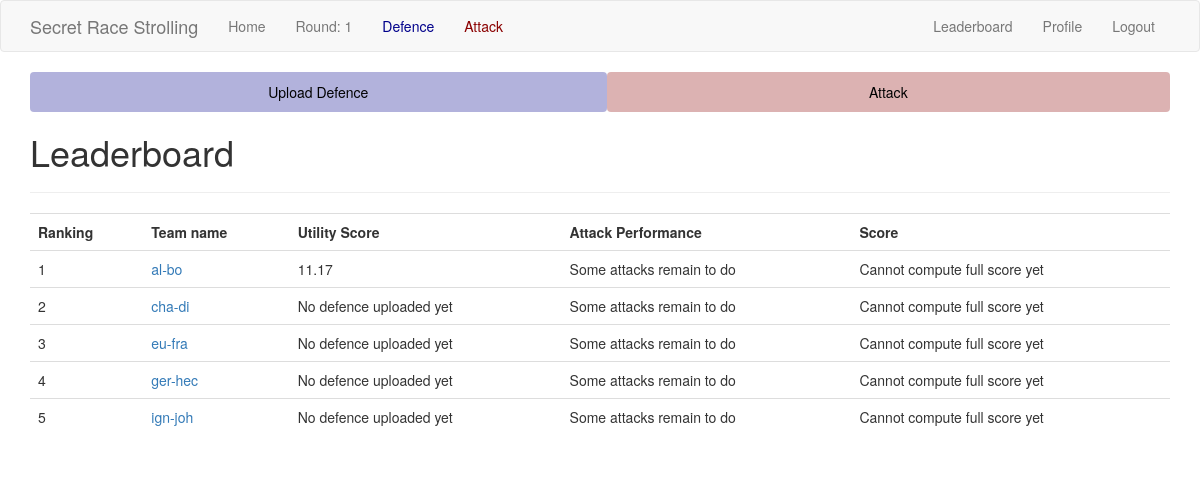
Page /leaderboard/ (signed in) on the committed database.
### app/models.py (models this page shows, shortened)
class Team(db.Model):
    id = db.Column(db.Integer, primary_key=True)
    team_name = db.Column(db.String(64), index=True, unique=True)
    member1_id = db.Column(db.Integer, db.ForeignKey("user.id"), unique=True)
    member2_id = db.Column(db.Integer, db.ForeignKey("user.id"), unique=True)
    defences = db.relationship(
        "Defence",
        backref="defender_team",
        foreign_keys="Defence.defender_team_id",
        lazy="dynamic",
    )
    defence_matches = db.relationship(
        "Match",
        backref="defender_team",
        foreign_keys="Match.defender_team_id",
        lazy="dynamic",
    )
    attack_matches = db.relationship(
        "Match",
        backref="attacker_team",
        foreign_keys="Match.attacker_team_id",
        lazy="dynamic",
    )
    def attacks(self) -> Query:
        self_attacks = (
            db.session.query(Match.id)
            .filter(Match.attacker_team_id == self.id)
            .subquery()
        )
        return db.session.query(Attack).join(
            self_attacks, self_attacks.c.id == Attack.match_id
        )
    def utility_score(self, round) -> Union[float, str]:
        defence = (
            self.defences.filter(Defence.round == round)
            .order_by(Defence.timestamp.desc())
            .first()
        )
        return (
            log10(defence.utility.aggregated_score())
            if defence is not None
            else "No defence uploaded yet"
        )
    def attack_performance(self, round) -> Union[float, str]:
        atk_matches_in_round = self.attack_matches.filter(
            Match.round == round
        ).subquery()
        self_atk_subq = (
            self.attacks()
            .join(atk_matches_in_round, Attack.match_id == atk_matches_in_round.c.id)
            .subquery()
        )
        self_most_recent_atks_rows = (
            db.session.query(self_atk_subq, func.max(self_atk_subq.c.timestamp))
            .group_by(self_atk_subq.c.match_id)
            .subquery()
        )
        self_most_recent_atks = (
            db.session.query(Attack)
            .join(
                self_most_recent_atks_rows, Attack.id == self_most_recent_atks_rows.c.id
            )
            .all()
        )
        return (
            100
            * sum(
                [attack.results.aggregated_result() for attack in self_most_recent_atks]
            )
            if len(self_most_recent_atks) == Match.nb_matches_in_round(round, self.id)
            else "Some attacks remain to do"
        )
    def total_score(self, round) -> Union[float, str]:
        atk_perf = self.attack_performance(round)
        util_score = self.utility_score(round)
        if isinstance(atk_perf, float) and isinstance(util_score, float):
            return atk_perf / util_score
        else:
            return "Cannot compute full score yet"

### app/routes.py (the view)
@app.route("/leaderboard/", methods=["GET"])
@login_required
def leaderboard():
    teams = Team.query.all()
    team_items = [
        {
            "team_name": team.team_name,
            "utility_score": team.utility_score(app.config["ROUND"]),
            "attack_peformance": team.attack_performance(app.config["ROUND"]),
            "score": team.total_score(app.config["ROUND"]),
        }
        for team in teams
    ]
    team_items = sorted(
        team_items,
        key=lambda x: x["score"] if isinstance(x["score"], float) else -1.0,
        reverse=True,
    )
    for rank, team_item in enumerate(team_items):
        team_item["ranking"] = rank + 1
        for key, val in team_item.items():
            if isinstance(val, float):
                team_item[key] = "{:,.2f}".format(val)
    return render_template("leaderboard.html", team_items=team_items)

### app/models.py (called while the page is built)
@login.user_loader
def load_user(id: int) -> User:
    return User.query.get(int(id))

    def aggregated_score(self) -> float:
        return abs(self.med_in_volume) * self.med_out_volume * self.med_time

    @staticmethod
    def nb_matches_in_round(round: int, attacker_team_id: int) -> int:
        return (
            db.session.query(Match)
            .filter(
                and_(Match.round == round, Match.attacker_team_id == attacker_team_id)
            )
            .count()
        )

### app/templates/leaderboard.html
{% extends "base.html" %}
{% block app_content %}
<h1>
    Leaderboard
</h1>
<hr>
<table class="table table-hover">
    <tr>
        <th>Ranking</th>
        <th>Team name</th>
        <th>Utility Score</th>
        <th>Attack Performance</th>
        <th>Score</th>
    </tr>
    {% for item in team_items %}
    <tr>
        <td>
            {{ item.ranking }}
        </td>
        <td>
            <a href="{{ url_for('team', team_name=item.team_name) }}">
                {{ item.team_name }}</a>
        </td>
        <td>
            {{ item.utility_score }}
        </td>
        <td>
            {{ item.attack_peformance }}
        </td>
        <td>
            {{ item.score }}
        </td>
    </tr>
    {% endfor %}
</table>
{% endblock %}

### app/templates/base.html (shortened to what this page needs)
{% extends 'bootstrap/base.html' %}
{% block navbar %}
<nav class="navbar navbar-default">
  <div class="container">
    <div class="navbar-header">
      <a
        class="navbar-brand"
        href="{{ url_for('index') }}"
      >Secret Race Strolling</a>
    </div>
    <div
      class="collapse navbar-collapse"
      id="bs-example-navbar-collapse-1"
    >
      <ul class="nav navbar-nav">
        <li><a href="{{ url_for('index') }}">Home</a></li>
        <li><a>Round: {{ config["ROUND"] }}</a></li>
        {% if config["DEFENCE_PHASE"] %}
        <li><a style="color:darkblue">Defence</a></li>
        {% endif %}
        {% if config["ATTACK_PHASE"] %}
        <li><a style="color:darkred">Attack</a></li>
        {% endif %}
      </ul>
      <ul class="nav navbar-nav navbar-right">
        {% if current_user.is_anonymous %}
        <li><a href="{{ url_for('login') }}">Login</a></li>
        {% else %}
        <li><a href="{{ url_for('leaderboard') }}">Leaderboard</a></li>
        <li><a href="{{ url_for('user', username=current_user.username) }}">Profile</a></li>
        <li><a href="{{ url_for('logout') }}">Logout</a></li>
        {% endif %}
      </ul>
    </div>
  </div>
</nav>
{% endblock %}
{% block content %}
<div class="container">
  <ul class="nav nav-pills nav-justified">
    {% if config["DEFENCE_PHASE"] %}
    <li class="nav-item">
      <a
        class="nav-link"
        style="background:rgba(0, 0, 139, 0.3);color:black"
        href="{{ url_for('defence') }}"
      >Upload Defence</a>
    </li>
    {% endif %}
    {% if config["ATTACK_PHASE"] %}
    <li class="nav-item">
      <a
        class="nav-link"
        style="background:rgba(139, 0, 0, 0.3);color:black"
        href="{{ url_for('attack') }}"
      >Attack</a>
    </li>
    {% endif %}
  </ul>
</div>
<div class="container">
  {% block app_content %}{% endblock %}
</div>
{% endblock %}

### rows in the picture
Team: ranking "1", team_name "al-bo", utility_score "11.17", attack_peformance "Some attacks remain to do", score "Cannot compute full score yet"
Team: ranking "2", team_name "cha-di", utility_score "No defence uploaded yet", attack_peformance "Some attacks remain to do", score "Cannot compute full score yet"
Team: ranking "3", team_name "eu-fra", utility_score "No defence uploaded yet", attack_peformance "Some attacks remain to do", score "Cannot compute full score yet"
Team: ranking "4", team_name "ger-hec", utility_score "No defence uploaded yet", attack_peformance "Some attacks remain to do", score "Cannot compute full score yet"
Team: ranking "5", team_name "ign-joh", utility_score "No defence uploaded yet", attack_peformance "Some attacks remain to do", score "Cannot compute full score yet"

### other values in the picture
{{ config["ROUND"] }} "1"
